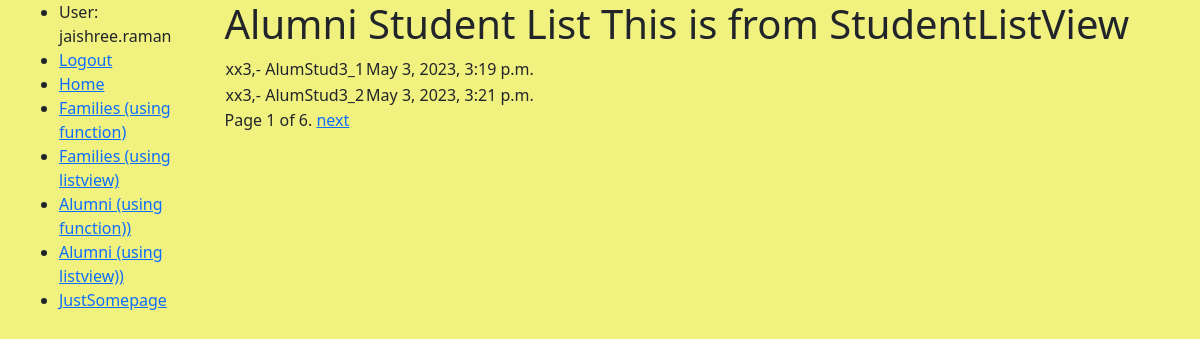
Screenshot of /jralumniarchive/studentsgc/ (signed in) with the database file from the repository.
### jralumniarchive/models.py (models this page shows, shortened)
class Student(models.Model):
    lastname = models.CharField(max_length=200, help_text='Enter Last Name')
    firstname = models.CharField(max_length=200, help_text='Enter First Name')
    nickname = models.CharField(max_length=200, help_text='Enter NickName')
    addr1 = models.CharField(max_length=200, help_text='Enter Addr Line 1')
    addr2 = models.CharField(max_length=200, help_text='Enter Addr Line 2')
    city = models.CharField(max_length=200, help_text='Enter Addr City')
    state = models.CharField(max_length=200, help_text='Enter Addr State')
    zip = models.CharField(max_length=10, help_text='Enter Addr Zip')
    birthdate = models.DateField
    phone1 = models.CharField(max_length=100, help_text='Enter Phone')
    emailaddr = models.EmailField(max_length=200, null=True)
    createdby = models.ForeignKey(settings.AUTH_USER_MODEL, on_delete=models.CASCADE,null=True)
    created_date = models.DateTimeField(default=timezone.now, blank=True, null=True)
    verified_date = models.DateTimeField(blank=True, null=True)
    @property
    def lnamefname(self):
        return "%s,- %s" % (self.lastname, self.firstname)

### jralumniarchive/views.py (the view)
# urls.py: path('studentsgc/', views.StudentListView.as_view(), name='studentsgc'),
class StudentListView(LoginRequiredMixin,ListView):
    model = Student
    template_name = "viewshtmls/student_list.html"
    context_object_name = "students"
    paginate_by = 2
    redirect_field_name = 'next'
    def get_queryset(self):
        return Student.objects.order_by("-lastname")
    def get_context_data(self, **kwargs):
        context = super(StudentListView, self).get_context_data(**kwargs)
        context['additional_data'] = 'This is from StudentListView'
        return context

### jralumniarchive/templates/viewshtmls/student_list.html
{% extends 'viewshtmls/base.html' %}
{% block content %}
  <h1>Alumni Student List {{additional_data}} </h1>
<table>
    {% for student in students %}
        <student class="student">
            <tr>
                <td> {{ student.lnamefname }}</td>
                <td><time class="date">{{ student.created_date }}</time></td>
                <td>{{ student.nickname }}</td>
            </tr>
        </student>
    {% endfor %}
</table>
{% endblock %}

### jralumniarchive/templates/viewshtmls/base.html (shortened to what this page needs)
<!DOCTYPE html>
<html lang="en">
<head>
  <link href="https://cdn.jsdelivr.net/npm/bootstrap@5.1.3/dist/css/bootstrap.min.css" rel="stylesheet">
  {% load static %}
  <link rel="stylesheet" href="{% static 'css/styles.css' %}">
</head>
<body >
  <div class="container-fluid">
    <div class="row">
      <div class="col-sm-2">
      {% block sidebar %}
        <ul class="sidebar-nav">
             {% if user.is_authenticated %}
                <li>User: {{ user.get_username }}</li>
                <li><a href="{% url 'logout' %}?next={{ request.path }}">Logout</a></li>
            {% else %}
                <li><a href="{% url 'login' %}?next={{ request.path }}">Login</a></li>
            {% endif %}
            <li><a href="{% url 'dashboard' %}">Home</a></li>
            <li><a href="{% url 'familiesf' %}">Families (using function) </a></li>
            <li><a href="{% url 'familiesgc' %}">Families (using listview) </a></li>
            <li><a href="{% url 'studentsf' %}">Alumni (using function))</a></li>
           <li><a href="{% url 'studentsgc' %}">Alumni (using listview))</a></li>
            <li><a href="{% url 'justsomepage' %}">JustSomepage</a></li>
        </ul>
     {% endblock %}
      </div>
      <div class="col-sm-10 ">{% block content %}{% endblock %}
          {% block pagination %}
    {% if is_paginated %}
        <div class="pagination">
            <span class="page-links">
                <span class="page-current">
                    Page {{ page_obj.number }} of {{ page_obj.paginator.num_pages }}.
                </span>
                {% if page_obj.has_next %}
                    <a href="{{ request.path }}?page={{ page_obj.next_page_number }}">next</a>
                {% endif %}
            </span>
        </div>
    {% endif %}
  {% endblock %}
      </div>
    </div>
  </div>
</body>
</html>

### jralumniarchive/static/css/styles.css (style rules this page uses)
body { background-color: rgb(241, 241, 127); padding-left: 15px; }

### rows the page displays
Student: lnamefname "xx3,- AlumStud3_1", created_date "May 3, 2023, 3:19 p.m."
Student: lnamefname "xx3,- AlumStud3_2", created_date "May 3, 2023, 3:21 p.m."

### other values shown
{{ user.get_username }} "jaishree.raman"
{{ page_obj.number }} "1"
{{ page_obj.paginator.num_pages }} "6"
